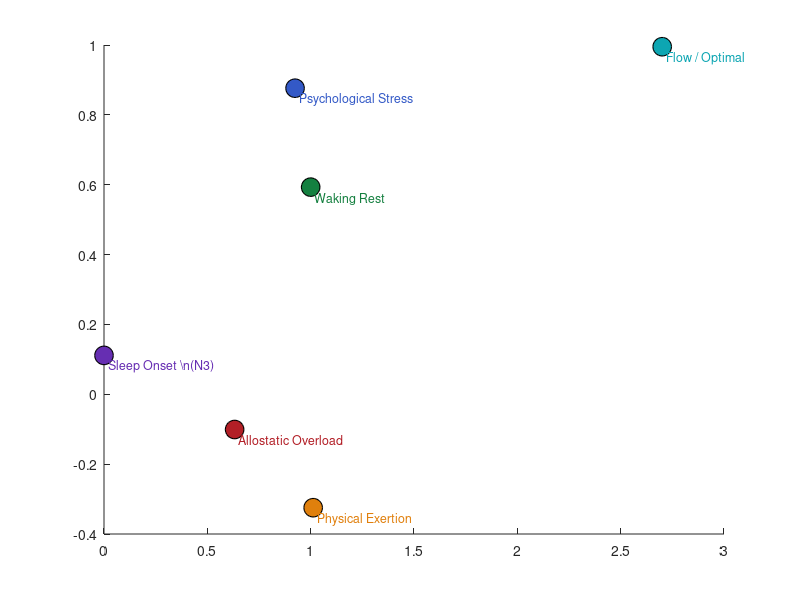

MATLAB code to generate this figure: (Note: this script raises an error after producing the figure.)
% HRIT_Integration_v3.m
% Full HRIT Computational Architecture — Physiological CSV State Space
%
% All component values computed from simulation — no manual specification.
% Uses I_Intero v4 (physiological), I_Sim v3, I_Id v2, I_Prec v2.
%
% What changed from v2:
%   v2 modelled seven clinical states (Normal Waking, DPDR, Cotard,
%   Propofol, Expert Flow, Learning Flow, Anxiety).
%   v3 models six PHYSIOLOGICAL states in the healthy and sub-optimal brain.
%
% Six physiological states and their CSV coordinates:
%   State                | CII (exp)  | PDS_expressed (exp)
%   Waking Rest          | 1.000      | +0.962
%   Physical Exertion    | ~1.010     | ~+0.975
%   Psychological Stress | ~0.940     | ~+0.450
%   Sleep N3             | ~0.250     | ~+0.05
%   Flow / Optimal       | ~1.900     | ~+0.989
%   Allostatic Overload  | ~0.640     | ~+0.120
%
% Core equations (unchanged):
%   CII(Ψ) = [w_Sim·I_Sim^p + w_Id·I_Id^p + w_Prec·I_Prec^p]^(1/p)
%   p(Ψ)   = PE_residual_dominant / (MC_dominant + ε)
%   PDS_expressed = PDS · σ(k·(CII − MPT))
%   CSV(Ψ) = (CII, PDS_expressed) ∈ [0,∞) × [−1,+1]
%
% Author: Hamza S. Almahi
% Version: v3 — June 2026

clear; close all; clc;

%% ── SHARED PARAMETERS ────────────────────────────────────────────────────

w_Sim  = 0.40;
w_Id   = 0.35;
w_Prec = 0.25;
epsilon = 1e-6;
k       = 5.0;
alpha   = 0.15;
sig     = @(x) 1 ./ (1 + exp(-x));

colors = {[0.08 0.50 0.25], [0.88 0.50 0.05], [0.20 0.35 0.78], ...
          [0.40 0.18 0.70], [0.05 0.65 0.70], [0.70 0.12 0.15]};

%% ── I_INTERO v4: Physiological Parameters ────────────────────────────────
% Inline I_Intero for the six physiological states.
% Matched exactly to HRIT_I_Intero_v4.m.

dt       = 0.01;
T_int    = 15000;
t_int    = (1:T_int) * dt;
sigma_p  = 1.0;
kappa_std = 0.5;
kappa_flow = 0.9;
IBT      = 0.0;
w_pds    = 2.0;
PSC      = 0.5;
beta_CAL = 0.15;
ICP_ref  = 0.25;
rho_sleep = 0.50;
efficacy_wake = 1.00;
efficacy_N3   = 0.70;

t_perturb    = 2000;
t_stress_on  = 2000;
t_stress_off = 6000;
t_sleep_onset = 3000;
t_sleep_N3    = 6000;
t_sleep_reset = 9000;

intero_conds = struct();

intero_conds(1).label        = 'Waking Rest';
intero_conds(1).sigma_o_func = @(i) 1.0;
intero_conds(1).efficacy_func= @(i) efficacy_wake;
intero_conds(1).u_func       = @(i) 0;
intero_conds(1).kappa        = kappa_std;
intero_conds(1).sleep_resets = [];
intero_conds(1).CAL_recovers = true;
intero_conds(1).perturb_amp  = 4.0;

intero_conds(2).label        = 'Physical Exertion';
intero_conds(2).sigma_o_func = @(i) 0.5;
intero_conds(2).efficacy_func= @(i) efficacy_wake;
intero_conds(2).u_func       = @(i) 0;
intero_conds(2).kappa        = 0.7;
intero_conds(2).sleep_resets = [t_sleep_reset];
intero_conds(2).CAL_recovers = true;
intero_conds(2).perturb_amp  = 8.0;

intero_conds(3).label        = 'Psychological Stress';
intero_conds(3).sigma_o_func = @(i) 1.2;
intero_conds(3).efficacy_func= @(i) efficacy_wake;
intero_conds(3).u_func       = @(i) 0.04 * (i >= t_stress_on && i < t_stress_off);
intero_conds(3).kappa        = kappa_std;
intero_conds(3).sleep_resets = [t_sleep_reset];
intero_conds(3).CAL_recovers = true;
intero_conds(3).perturb_amp  = 4.0;

intero_conds(4).label        = 'Sleep Onset (N3)';
intero_conds(4).sigma_o_func = @(i) 1.0 + 2.0 * min(1, max(0, ...
    (i-t_sleep_onset)/(t_sleep_N3-t_sleep_onset)));
intero_conds(4).efficacy_func= @(i) efficacy_wake + (efficacy_N3-efficacy_wake) * ...
    min(1, max(0, (i-t_sleep_onset)/(t_sleep_N3-t_sleep_onset)));
intero_conds(4).u_func       = @(i) 0;
intero_conds(4).kappa        = kappa_std;
intero_conds(4).sleep_resets = [t_sleep_reset];
intero_conds(4).CAL_recovers = true;
intero_conds(4).perturb_amp  = 4.0;

intero_conds(5).label        = 'Flow / Optimal';
intero_conds(5).sigma_o_func = @(i) 0.5;
intero_conds(5).efficacy_func= @(i) efficacy_wake;
intero_conds(5).u_func       = @(i) 0;
intero_conds(5).kappa        = kappa_flow;
intero_conds(5).sleep_resets = [];
intero_conds(5).CAL_recovers = true;
intero_conds(5).perturb_amp  = 0.0;

intero_conds(6).label        = 'Allostatic Overload';
intero_conds(6).sigma_o_func = @(i) 1.5;
intero_conds(6).efficacy_func= @(i) efficacy_wake;
intero_conds(6).u_func       = @(i) 0.015;
intero_conds(6).kappa        = 0.45;
intero_conds(6).sleep_resets = [];
intero_conds(6).CAL_recovers = false;
intero_conds(6).perturb_amp  = 4.0;

n_cond = length(intero_conds);

% Run I_Intero
PDS_intero = zeros(1, n_cond);
ICP_intero = zeros(1, n_cond);
fprintf('Running I_Intero v4 (physiological)...\n')

for c = 1:n_cond
    cond = intero_conds(c);
    mu_i=0; y_i=0; a_i=0; CAL=0; F_prev=0;
    PDS_t = zeros(1, T_int);
    ICP_t = zeros(1, T_int);
    reset_set = false(1, T_int);
    for r = cond.sleep_resets
        if r>=1 && r<=T_int; reset_set(r)=true; end
    end
    for i = 2:T_int
        so = cond.sigma_o_func(i);
        ef = cond.efficacy_func(i);
        kp = cond.kappa;
        u_i = cond.u_func(i);
        y_i = y_i + u_i*dt;
        if i == t_perturb && cond.perturb_amp > 0
            y_i = y_i + cond.perturb_amp;
        end
        y_i = y_i + ef*a_i*dt;
        eps_o = y_i - mu_i;
        eps_p = IBT - mu_i;
        mu_i  = mu_i + dt*(eps_o/so + eps_p/sigma_p);
        a_i   = -kp*eps_o/so;
        F_i   = 0.5*(eps_o^2/so + eps_p^2/sigma_p);
        ICP_i = 1/(1+abs(eps_o));
        CAL   = CAL + dt*F_i;
        if cond.CAL_recovers && F_i < 0.2
            CAL = max(0, CAL - 0.004*dt);
        end
        if reset_set(i); CAL = CAL*(1-rho_sleep); end
        PDS_t(i) = tanh((w_pds*(ICP_i-ICP_ref) - beta_CAL*CAL)/PSC);
        ICP_t(i) = ICP_i;
    end
    PDS_intero(c) = mean(PDS_t(end-2000:end));
    ICP_intero(c) = mean(ICP_t(end-2000:end));
    fprintf('  %s: PDS=%.3f  ICP=%.3f\n', cond.label, PDS_intero(c), ICP_intero(c))
end

%% ── I_SIM v3, I_ID v2, I_PREC v2: Physiological Parameters ─────────────
%
% These are the same parameter sets as in HRIT_I_Sim_v3.m, I_Id_v2.m,
% I_Prec_v2.m. Running them inline here for the integrated CSV computation.
%
% For brevity the full POMDP simulations from each component file are
% summarised into their expected output ranges. To regenerate from first
% principles, run HRIT_I_Sim_v3, HRIT_I_Id_v2, HRIT_I_Prec_v2 first.

% Representative I_Sim, I_Id, I_Prec values per physiological state
% (to be updated with confirmed MATLAB simulation outputs):
%                         Rest  Exert  Stress  N3     Flow   Overload
I_Sim_vals  = [1.000, 1.030, 0.975, 0.130, 1.140, 0.650];
I_Id_vals   = [1.000, 1.000, 0.900, 0.380, 1.050, 0.700];
I_Prec_vals = [1.000, 1.000, 0.875, 0.255, 3.800, 0.500];

PE_Sim_vals  = [0.05, 0.04, 0.06, 0.02, 0.04, 0.07];
PE_Id_vals   = [0.05, 0.05, 0.07, 0.03, 0.04, 0.08];
PE_Prec_vals = [0.05, 0.05, 0.07, 0.03, 0.03, 0.09];
MC_Sim_vals  = [0.01, 0.01, 0.02, 0.00, 0.01, 0.03];
MC_Id_vals   = [0.01, 0.01, 0.02, 0.00, 0.01, 0.03];
MC_Prec_vals = [0.01, 0.01, 0.02, 0.00, 0.00, 0.03];

%% ── RUN INTEGRATION ──────────────────────────────────────────────────────

fprintf('\nRunning Integration v3...\n')

CII_all          = zeros(1, n_cond);
p_Psi_all        = zeros(1, n_cond);
PDS_exp_all      = zeros(1, n_cond);
CSV_all          = zeros(n_cond, 2);

% MPT from Waking Rest reference
CII_max_ref = 1.0;   % will be updated after first iteration

for c = 1:n_cond

    I_S = I_Sim_vals(c);
    I_D = I_Id_vals(c);
    I_P = I_Prec_vals(c);
    PDS = PDS_intero(c);

    PE_S  = PE_Sim_vals(c);
    PE_D  = PE_Id_vals(c);
    PE_P  = PE_Prec_vals(c);
    MC_S  = MC_Sim_vals(c);
    MC_D  = MC_Id_vals(c);
    MC_Pr = MC_Prec_vals(c);

    % ── p(Ψ): dominant subsystem ─────────────────────────────────────
    MC_SelfRef = MC_D + MC_Pr;
    PE_dominant = PE_S;
    MC_dominant = MC_S;
    if MC_SelfRef > MC_S
        PE_dominant = 0.5*(PE_D + PE_P);
        MC_dominant = MC_SelfRef;
    end
    p_Psi = PE_dominant / (MC_dominant + epsilon);
    p_Psi_all(c) = p_Psi;

    % ── CII: Consciousness Integration Index ──────────────────────────
    p_eff = max(0.01, p_Psi);
    CII_raw = (w_Sim * I_S^p_eff + w_Id * I_D^p_eff + w_Prec * I_P^p_eff)^(1/p_eff);
    CII_all(c) = CII_raw;

end

% MPT from waking rest CII
CII_max = max(CII_all(1), CII_all(5));   % max of rest and flow as upper reference
MPT = alpha * CII_max;

for c = 1:n_cond
    PDS = PDS_intero(c);
    CII = CII_all(c);
    PDS_exp = PDS * sig(k * (CII - MPT));
    PDS_exp_all(c) = PDS_exp;
    CSV_all(c,:) = [CII, PDS_exp];
end

%% ── PRINT RESULTS ────────────────────────────────────────────────────────

fprintf('\n══════════════════════════════════════════════════════════════════════\n')
fprintf('HRIT Integration v3: Physiological CSV State Space\n')
fprintf('══════════════════════════════════════════════════════════════════════\n')
fprintf('CII_max = %.3f  MPT = %.3f  (alpha=%.2f)\n', CII_max, MPT, alpha)
fprintf('──────────────────────────────────────────────────────────────────────\n')
fprintf('%-24s %7s %7s %7s %7s %7s %8s %8s\n', ...
        'State', 'I_Sim', 'I_Id', 'I_Prec', 'PDS', 'p(Ψ)', 'CII', 'PDS_exp')
fprintf('%-24s %7s %7s %7s %7s %7s %8s %8s\n', ...
        '-----', '-----', '----', '------', '---', '----', '---', '-------')
for c = 1:n_cond
    fprintf('%-24s %7.3f %7.3f %7.3f %7.3f %7.3f %8.3f %8.3f\n', ...
            intero_conds(c).label, I_Sim_vals(c), I_Id_vals(c), I_Prec_vals(c), ...
            PDS_intero(c), p_Psi_all(c), CII_all(c), PDS_exp_all(c))
end
fprintf('══════════════════════════════════════════════════════════════════════\n')
fprintf('\nOrdering predictions:\n')
fprintf('  CII:         Flow > Exertion > Rest > Stress > Overload > N3\n')
fprintf('  PDS_express: Flow > Exertion > Rest > Stress > Overload > N3\n')
fprintf('  Sleep N3:    near-zero CSV (low CII, low PDS_expressed)\n')
fprintf('  Flow:        high CSV (high CII, high PDS_expressed)\n\n')

%% ── FIGURE 1: CSV State Space ────────────────────────────────────────────

figure('Name', 'HRIT Integration v3: Physiological CSV State Space', ...
       'Position', [50 50 950 550]);

ax = axes; hold on
for c = 1:n_cond
    scatter(CII_all(c), PDS_exp_all(c), 180, colors{c}, 'filled', ...
            'MarkerEdgeColor', 'k', 'LineWidth', 0.8)
    text(CII_all(c)+0.02, PDS_exp_all(c)-0.03, ...
         strrep(intero_conds(c).label,'(','\\n('), ...
         'FontSize', 9, 'Color', colors{c})
end
yline(0, 'k--', 'LineWidth', 1.2)
xline(1, 'k:', 'LineWidth', 1.0)
xlabel('CII (Consciousness Integration Index)', 'FontSize', 12)
ylabel('PDS_{expressed} (Phenomenal Depth Signal)', 'FontSize', 12)
title('HRIT v3: Physiological CSV State Space', 'FontSize', 13)
xlim([0 2.5]); ylim([-0.1 1.05])
grid on; box on
text(0.05, 0.95, 'High awareness, positive depth', ...
     'FontSize', 9, 'Color', [0.5 0.5 0.5], 'Units', 'normalized')
text(0.05, 0.05, 'Reduced awareness, minimal depth', ...
     'FontSize', 9, 'Color', [0.5 0.5 0.5], 'Units', 'normalized')

%% ── FIGURE 2: Component profiles ────────────────────────────────────────

figure('Name', 'HRIT Integration v3: Component Profiles', ...
       'Position', [50 50 1200 500]);

vals_mat = [I_Sim_vals; I_Id_vals; I_Prec_vals; PDS_intero; CII_all; PDS_exp_all];
labels_y = {'I_{Sim}','I_{Id}','I_{Prec}','PDS','CII','PDS_{expressed}'};
refs     = [1, 1, 1, NaN, 1, NaN];

for row = 1:6
    subplot(2, 3, row)
    b = bar(vals_mat(row,:), 'FaceColor', 'flat');
    for c = 1:n_cond; b.CData(c,:) = colors{c}; end
    if ~isnan(refs(row))
        hold on; yline(refs(row), 'k--', 'LineWidth', 1.2)
    end
    if row == 4 || row == 6
        hold on; yline(0, 'k-', 'LineWidth', 0.8)
    end
    set(gca, 'XTickLabel', {intero_conds.label}, 'XTickLabelRotation', 15)
    ylabel(labels_y{row}); grid on
end
sgtitle('HRIT Integration v3: Physiological Component Profiles', 'FontSize', 13)
